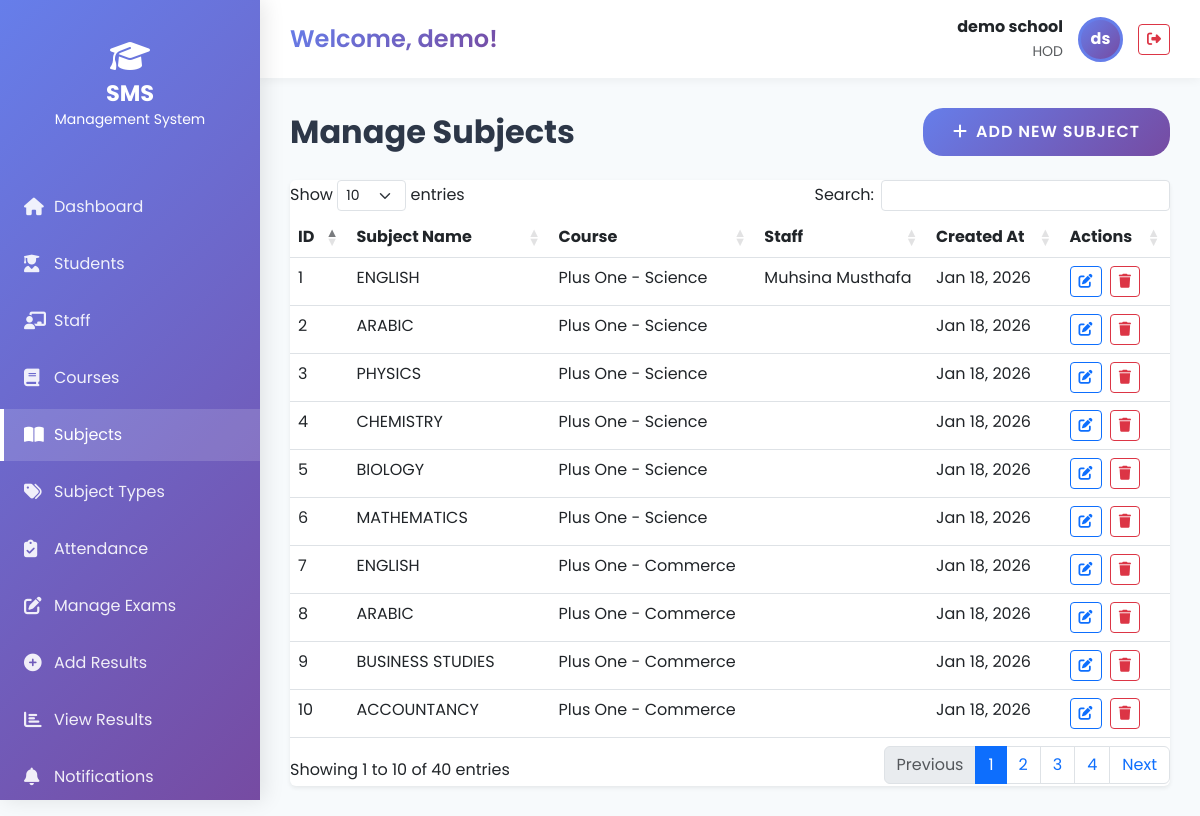
Page /hod/subjects/ (signed in) on the committed database.
### hadiya/models.py (models this page shows, shortened)
class CustomUser(AbstractUser):
    USER_TYPE_CHOICES = (
        (1, 'HOD'),
        (2, 'Staff'),
        (3, 'Student'),
        (4, 'Accountant'),
        (5, 'Management'),
    )
    user_type = models.IntegerField(choices=USER_TYPE_CHOICES, default=1)
    profile_pic = models.ImageField(upload_to='profile_pics/', blank=True, null=True)
    email = models.EmailField(unique=True)
    USERNAME_FIELD = 'email'
    REQUIRED_FIELDS = ['username', 'first_name', 'last_name']

class Subject(models.Model):
    name = models.CharField(max_length=100)
    course = models.ForeignKey(Course, on_delete=models.CASCADE, related_name='subjects')
    staff = models.ForeignKey(Staff, on_delete=models.SET_NULL, null=True, blank=True, related_name='subjects')
    subject_type = models.ForeignKey(SubjectType, on_delete=models.SET_NULL, null=True, blank=True)
    max_te_marks = models.FloatField(default=100.0, help_text='Maximum Term End marks')
    max_ce_marks = models.FloatField(default=100.0, help_text='Maximum Continuous Evaluation marks')
    created_at = models.DateTimeField(auto_now_add=True)
    updated_at = models.DateTimeField(auto_now=True)

class Course(models.Model):
    name = models.CharField(max_length=100)
    created_at = models.DateTimeField(auto_now_add=True)
    updated_at = models.DateTimeField(auto_now=True)

class Staff(models.Model):
    admin = models.OneToOneField(CustomUser, on_delete=models.CASCADE)
    address = models.TextField()
    gender = models.CharField(max_length=10, choices=[('Male', 'Male'), ('Female', 'Female'), ('Other', 'Other')])
    created_at = models.DateTimeField(auto_now_add=True)
    updated_at = models.DateTimeField(auto_now=True)

### student_management_system/Hod_views.py (the view)
    @login_required
    def wrapper(request, *args, **kwargs):
        if request.user.user_type != 1:
            messages.error(request, 'Access denied. HOD privileges required.')
            return redirect('home')
        return view_func(request, *args, **kwargs)

### hadiya/EmailBackEnd.py (called while the page is built)
    def get_user(self, user_id):
        UserModel = get_user_model()
        try:
            return UserModel.objects.get(pk=user_id)
        except UserModel.DoesNotExist:
            return None

### student_management_system/Hod_views.py (called while the page is built)
def hod_required(view_func):
    @login_required
    def wrapper(request, *args, **kwargs):
        if request.user.user_type != 1:
            messages.error(request, 'Access denied. HOD privileges required.')
            return redirect('home')
        return view_func(request, *args, **kwargs)
    return wrapper

@hod_required
def view_subjects(request):
    subjects = Subject.objects.select_related('course', 'staff').all()
    context = {'subjects': subjects}
    return render(request, 'Hod/view_subject.html', context)

### templates/Hod/view_subject.html (shortened to what this page needs)
{% extends 'base.html' %}
{% block content %}
<div class="d-flex justify-content-between align-items-center mb-4">
    <h1 class="page-title mb-0">Manage Subjects</h1>
    <a href="{% url 'add_subject' %}" class="btn btn-modern btn-gradient-purple">
        <i class="fas fa-plus me-2"></i>Add New Subject
    </a>
</div>
<div class="card border-0 shadow-sm">
    <div class="card-body p-0">
        <div class="table-responsive">
            <table class="table datatable table-hover mb-0">
                <thead style="background: linear-gradient(135deg, #667eea 0%, #764ba2 100%); color: white;">
                    <tr>
                        <th>ID</th>
                        <th>Subject Name</th>
                        <th>Course</th>
                        <th>Staff</th>
                        <th>Created At</th>
                        <th>Actions</th>
                    </tr>
                </thead>
                <tbody>
                    {% for subject in subjects %}
                    <tr>
                        <td>{{ subject.id }}</td>
                        <td>{{ subject.name }}</td>
                        <td>{{ subject.course.name }}</td>
                        <td>{{ subject.staff.admin.first_name }} {{ subject.staff.admin.last_name }}</td>
                        <td>{{ subject.created_at|date:"M d, Y" }}</td>
                        <td>
                            <a href="{% url 'edit_subject' subject.id %}" class="btn btn-sm btn-outline-primary me-1"
                                title="Edit">
                                <i class="fas fa-edit"></i>
                            </a>
                            <button type="button" class="btn btn-sm btn-outline-danger"
                                onclick="confirmDelete({{ subject.id }})" title="Delete">
                                <i class="fas fa-trash"></i>
                            </button>
                        </td>
                    </tr>
                    {% endfor %}
                </tbody>
            </table>
        </div>
    </div>
</div>
{% endblock %}

### templates/base.html (shortened to what this page needs)
<!DOCTYPE html>
<html lang="en">
<head>
    <link rel="stylesheet" href="https://cdnjs.cloudflare.com/ajax/libs/font-awesome/6.4.0/css/all.min.css">
    <link href="https://cdn.jsdelivr.net/npm/bootstrap@5.3.0/dist/css/bootstrap.min.css" rel="stylesheet">
    <link rel="stylesheet" href="https://cdn.datatables.net/1.13.6/css/dataTables.bootstrap5.min.css">
    {% load static %}
    <link rel="stylesheet" href="{% static 'assets/css/modern-theme.css' %}">
</head>
<body>
    <div class="sidebar">
        <div class="sidebar-brand">
            <i class="fas fa-graduation-cap fa-2x mb-2"></i>
            <h3>SMS</h3>
            <small>Management System</small>
        </div>
        <ul class="sidebar-nav">
            {% block sidebar %}
            {% if request.user.user_type == 1 %}
            {% include 'includes/sidebar_hod.html' %}
            {% elif request.user.user_type == 2 %}
            {% include 'includes/sidebar_staff.html' %}
            {% elif request.user.user_type == 3 %}
            {% include 'includes/sidebar_student.html' %}
            {% endif %}
            {% endblock %}
        </ul>
    </div>
    <div class="main-content">
        <div class="top-navbar">
            <div class="welcome-text">
                {% block page_header %}Welcome, {{ request.user.first_name }}!{% endblock %}
            </div>
            <div class="user-info">
                <div class="text-end">
                    <div class="fw-bold">{{ request.user.first_name }} {{ request.user.last_name }}</div>
                    <small class="text-muted">{{ request.user.get_user_type_display }}</small>
                </div>
                {% if request.user.profile_pic %}
                <img src="{{ request.user.profile_pic.url }}" alt="Profile" class="user-avatar">
                {% else %}
                <div class="user-avatar"
                    style="background: var(--gradient-purple); display: flex; align-items: center; justify-content: center; color: white; font-weight: 700;">
                    {{ request.user.first_name.0 }}{{ request.user.last_name.0 }}
                </div>
                {% endif %}
                <a href="{% url 'logout' %}" class="btn btn-sm btn-outline-danger">
                    <i class="fas fa-sign-out-alt"></i>
                </a>
            </div>
        </div>
        <div class="content-wrapper">
            {% block content %}{% endblock %}
        </div>
    </div>
</body>
</html>

### static/assets/css/modern-theme.css (style rules this page uses)
:root { --gradient-purple: linear-gradient(135deg, #667eea 0%, #764ba2 100%); --gradient-success: linear-gradient(135deg, #56ab2f 0%, #a8e063 100%); --gradient-info: linear-gradient(135deg, #4facfe 0%, #00f2fe 100%); --gradient-warning: linear-gradient(135deg, #f093fb 0%, #f5576c 100%); --gradient-danger: linear-gradient(135deg, #fa709a 0%, #fee140 100%); --gradient-ocean: linear-gradient(135deg, #2193b0 0%, #6dd5ed 100%); --gradient-sunset: linear-gradient(135deg, #ff7e5f 0%, #feb47b 100%); --color-primary: #667eea; --color-secondary: #764ba2; --color-success: #56ab2f; --color-info: #4facfe; --color-warning: #f093fb; --color-danger: #fa709a; --color-dark: #2d3748; --color-light: #f7fafc; --glass-bg: rgba(255, 255, 255, 0.15); --glass-border: rgba(255, 255, 255, 0.3); --glass-shadow: 0 8px 32px 0 rgba(31, 38, 135, 0.37); --spacing-xs: 0.5rem; --spacing-sm: 1rem; --spacing-md: 1.5rem; --spacing-lg: 2rem; --spacing-xl: 3rem; --radius-sm: 8px; --radius-md: 12px; --radius-lg: 16px; --radius-xl: 20px; --shadow-sm: 0 2px 4px rgba(0, 0, 0, 0.1); --shadow-md: 0 4px 6px rgba(0, 0, 0, 0.1); --shadow-lg: 0 10px 25px rgba(0, 0, 0, 0.15); --shadow-xl: 0 20px 40px rgba(0, 0, 0, 0.2); --transition-fast: 0.2s ease; --transition-normal: 0.3s ease; --transition-slow: 0.5s ease; }
* { margin: 0; padding: 0; box-sizing: border-box; }
body { font-family: 'Poppins', sans-serif; background: linear-gradient(135deg, #667eea 0%, #764ba2 100%); min-height: 100vh; overflow-x: hidden; }
.btn-modern { padding: 12px 30px; border-radius: var(--radius-xl); border: none; font-weight: 600; font-size: 1rem; cursor: pointer; transition: all var(--transition-normal); position: relative; overflow: hidden; text-transform: uppercase; letter-spacing: 1px; }
.btn-modern::before { content: ''; position: absolute; top: 50%; left: 50%; width: 0; height: 0; border-radius: 50%; background: rgba(255, 255, 255, 0.3); transform: translate(-50%, -50%); transition: width 0.6s, height 0.6s; }
.btn-gradient-purple { background: var(--gradient-purple); color: white; }

### templates/base.html (style rules this page uses)
body { font-family: 'Poppins', sans-serif; background: #f7fafc; min-height: 100vh; }
.sidebar { position: fixed; top: 0; left: 0; height: 100vh; width: 260px; background: linear-gradient(135deg, #667eea 0%, #764ba2 100%); padding: 20px 0; overflow-y: auto; z-index: 1000; box-shadow: 4px 0 20px rgba(0, 0, 0, 0.1); }
.sidebar-brand { padding: 20px 20px; text-align: center; color: white; margin-bottom: 30px; }
.sidebar-brand h3 { font-size: 1.4rem; font-weight: 700; margin: 0; }
.sidebar-nav { list-style: none; padding: 0; margin: 0; }
.main-content { margin-left: 260px; padding: 0; min-height: 100vh; }
.top-navbar { background: white; box-shadow: 0 2px 10px rgba(0, 0, 0, 0.05); padding: 15px 30px; display: flex; justify-content: space-between; align-items: center; margin-bottom: 30px; }
.welcome-text { font-size: 1.5rem; font-weight: 600; background: var(--gradient-purple); -webkit-background-clip: text; -webkit-text-fill-color: transparent; background-clip: text; }
.user-info { display: flex; align-items: center; gap: 15px; }
.user-avatar { width: 45px; height: 45px; border-radius: 50%; object-fit: cover; border: 3px solid #667eea; }
.content-wrapper { padding: 0 30px 30px 30px; }
.page-title { font-size: 2rem; font-weight: 700; color: #2d3748; margin-bottom: 30px; }

### rows in the picture
CustomUser: user.first_name "demo", user.last_name "school", user.user_type "HOD", user.first_name.0 "d", user.last_name.0 "s"
Subject: id "1", name "ENGLISH", course.name "Plus One - Science", staff.admin.first_name "Muhsina", staff.admin.last_name "Musthafa", created_at "Jan 18, 2026"
Subject: id "2", name "ARABIC", course.name "Plus One - Science", created_at "Jan 18, 2026"
Subject: id "3", name "PHYSICS", course.name "Plus One - Science", created_at "Jan 18, 2026"
Subject: id "4", name "CHEMISTRY", course.name "Plus One - Science", created_at "Jan 18, 2026"
Subject: id "5", name "BIOLOGY", course.name "Plus One - Science", created_at "Jan 18, 2026"
Subject: id "6", name "MATHEMATICS", course.name "Plus One - Science", created_at "Jan 18, 2026"
Subject: id "7", name "ENGLISH", course.name "Plus One - Commerce", created_at "Jan 18, 2026"
Subject: id "8", name "ARABIC", course.name "Plus One - Commerce", created_at "Jan 18, 2026"
Subject: id "9", name "BUSINESS STUDIES", course.name "Plus One - Commerce", created_at "Jan 18, 2026"
Subject: id "10", name "ACCOUNTANCY", course.name "Plus One - Commerce", created_at "Jan 18, 2026"
